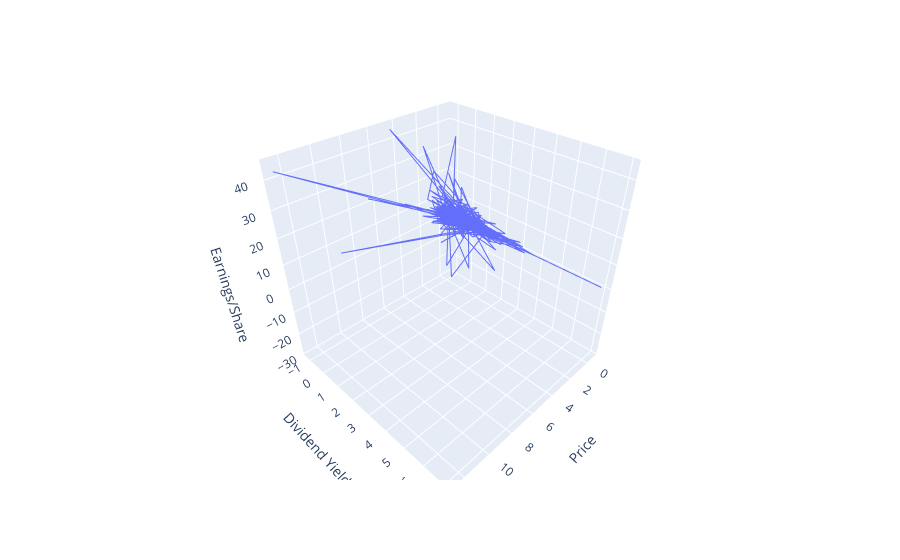

This figure's notebook cell:
### Code cell
fig = px.line_3d(df, x = 'Price', y = 'Dividend Yield', z= 'Earnings/Share',)
fig.show()

### Figure 1 — Plotly figure (JSON) as saved in the notebook; plotly's stock layout.template omitted (floating-point values rounded to 4 significant figures; data arrays with more than 128 entries replaced by an {"elided": "..."} marker saying what was removed)
{"data": [{"hovertemplate": "Price=%{x}<br>Dividend Yield=%{y}<br>Earnings/Share=%{z}<extra></extra>", "legendgroup": "", "line": {"color": "#636efa", "dash": "solid"}, "marker": {"symbol": "circle"}, "mode": "lines", "name": "", "scene": "scene", "showlegend": false, "type": "scatter3d", "x": {"elided": "505 float values"}, "y": {"elided": "505 float values"}, "z": {"elided": "505 float values"}}], "layout": {"legend": {"tracegroupgap": 0}, "margin": {"t": 60}, "scene": {"domain": {"x": [0, 1], "y": [0, 1]}, "xaxis": {"title": {"text": "Price"}}, "yaxis": {"title": {"text": "Dividend Yield"}}, "zaxis": {"title": {"text": "Earnings/Share"}}}}}
